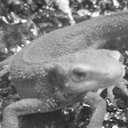

Write Python code to recreate this figure.
import cv2
import numpy as np
import matplotlib.pyplot as plt

# Read image
img = cv2.imread("imori.jpg").astype(np.float32)
H, W, C = img.shape

# Gray scale
gray = 0.2126 * img[..., 2] + 0.7152 * img[..., 1] + 0.0722 * img[..., 0]

# DCT
T = 8
K = 8
X = np.zeros((H, W), dtype=np.float64)
#indx = np.tile(np.arange(T), (T, 1))
#indy = np.arange(T).repeat(T).reshape(T, -1)
#dct = np.ones_like(indx, dtype=np.float32)
#dct[:, 0] /= np.sqrt(2)
#dct[0] /= np.sqrt(2)

Q = np.array(((16, 11, 10, 16, 24, 40, 51, 61),
              (12, 12, 14, 19, 26, 58, 60, 55),
              (14, 13, 16, 24, 40, 57, 69, 56),
              (14, 17, 22, 29, 51, 87, 80, 62),
              (18, 22, 37, 56, 68, 109, 103, 77),
              (24, 35, 55, 64, 81, 104, 113, 92),
              (49, 64, 78, 87, 103, 121, 120, 101),
              (72, 92, 95, 98, 112, 100, 103, 99)), dtype=np.float32)

def w(x, y, u, v):
    cu = 1.
    cv = 1.
    if u == 0:
        cu /= np.sqrt(2)
    if v == 0:
        cv /= np.sqrt(2)
    theta = np.pi / (2 * T)
    return (( 2 * cu * cv / T) * np.cos((2*x+1)*u*theta) * np.cos((2*y+1)*v*theta))
    
for yi in range(0, H, T):
    for xi in range(0, W, T):
        for v in range(T):
            for u in range(T):
                for y in range(T):
                    for x in range(T):
                        X[v+yi, u+xi] += gray[y+yi, x+xi] * w(x,y,u,v)
        X[yi:yi+T, xi:xi+T] = np.round(X[yi:yi+T, xi:xi+T] / Q) * Q
                
                #_x = indx + xi * T
                #_y = indy + yi * T
                #_u = u + xi * T
                #_v = v + yi * T
                #X[_v, _u] = np.sum(C * gray[_y, _x] * np.cos((2*indx+1)*u*np.pi/(2*T)) * np.cos((2*indy+1)*v*np.pi/(2*T)))

# IDCT
out = np.zeros((H, W), dtype=np.float64)

for yi in range(0, H, T):
    for xi in range(0, W, T):
        for y in range(T):
            for x in range(T):
                for v in range(K):
                    for u in range(K):
                        out[y+yi, x+xi] += X[v+yi, u+xi] * w(x,y,u,v)
                """
                _u = indx + xi * T
                _v = indy + yi * T
                _x = x + yi * T
                _y = y + xi * T
                out[_y, _x] = np.sum(C * X[_v, _u] * np.cos((2*x+1)*indx*np.pi/(2*T)) * np.cos((2*y+1)*indy*np.pi/(2*T))) * 4. / (T ** 2)
                """
out[out>255] = 255
out = np.floor(out).astype(np.uint8)

# MSE
v_max = 255.
mse = np.sum(np.power(np.abs(gray.astype(np.float32) - out.astype(np.float32)), 2)) / (H * W)
psnr = 10 * np.log10(v_max ** 2 / mse)

print("PSNR >>", psnr)

bitrate = 1. * T * K ** 2 / (T ** 2)
print("bitrate >>", bitrate)

# Save result
cv2.imshow("result", out)
cv2.waitKey(0)
cv2.imwrite("out.jpg", out)
